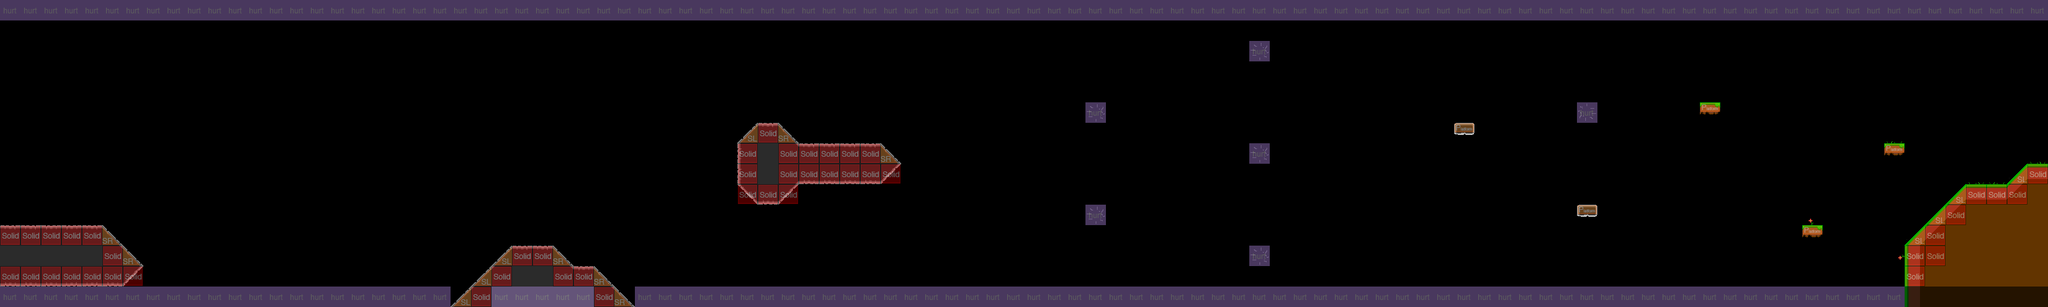

This is a level from a 2D game, rendered from its Tiled map with the project's own tilesets. A one-line summary and the map file follow, with tile-layer data summarised:
An orthogonal 100x15 tile map with 32x32 px tiles, 4 tile layers (parallax_layer1, parallax_layer2, foreground, collision), 2 tilesets and 6 objects (2x coin, player, flyingenemy, levelchange, enemy2).

<map version="1.0" orientation="orthogonal" width="100" height="15" tilewidth="32" tileheight="32">
 <tileset firstgid="1" name="metatiles32x32" tilewidth="32" tileheight="32">
  <image source="../img/metatiles32x32.png" width="192" height="64" />
  <tile id="0">
   <properties>
    <property name="type" value="solid" />
   </properties>
  </tile>
  <tile id="1">
   <properties>
    <property name="type" value="platform" />
   </properties>
  </tile>
  <tile id="2">
   <properties>
    <property name="type" value="lslope" />
   </properties>
  </tile>
  <tile id="3">
   <properties>
    <property name="type" value="rslope" />
   </properties>
  </tile>
  <tile id="4">
   <properties>
    <property name="type" value="ladder" />
   </properties>
  </tile>
  <tile id="5">
   <properties>
    <property name="type" value="breakable" />
   </properties>
  </tile>
  <tile id="6">
   <properties>
    <property name="prop" value="hurt" />
    <property name="type" value="solid" />
   </properties>
  </tile>
 </tileset>
 <tileset firstgid="13" name="map1tiles" tilewidth="32" tileheight="32">
  <image source="../img/map1tiles.png" width="320" height="64" />
 </tileset>
 <layer name="parallax_layer1" width="100" height="15">
  <properties>
   <property name="imagesrc" value="staticbgmt" />
  </properties>
  <data>[1500 cells, 0 non-empty, 0 distinct tile ids]</data>
 </layer>
 <layer name="parallax_layer2" width="100" height="15">
  <properties>
   <property name="imagesrc" value="testpar" />
  </properties>
  <data>[1500 cells, 0 non-empty, 0 distinct tile ids]</data>
 </layer>
 <layer name="foreground" width="100" height="15">
  <data>[1500 cells, 113 non-empty, 14 distinct tile ids]</data>
 </layer>
 <layer name="collision" width="100" height="15" opacity="0.37">
  <data>[1500 cells, 268 non-empty, 7 distinct tile ids]</data>
 </layer>
 <objectgroup name="player" width="100" height="15">
  <object name="player" x="73" y="302" width="34" height="44">
   <properties>
    <property name="image" value="char" />
   </properties>
  </object>
  <object name="flyingenemy" x="2364" y="114" width="33" height="27" />
  <object name="levelchange" x="3107" y="225" width="40" height="36">
   <properties>
    <property name="duration" value="250" />
    <property name="fade" value="#000000" />
    <property name="to" value="map5" />
   </properties>
  </object>
 </objectgroup>
 <objectgroup name="pickups" width="100" height="15">
  <object name="coin" x="679" y="190" width="16" height="18">
   <properties>
    <property name="image" value="coin" />
    <property name="spritewidth" value="16" />
   </properties>
  </object>
  <object name="coin" x="804" y="191" width="22" height="20">
   <properties>
    <property name="image" value="coin" />
    <property name="spritewidth" value="16" />
   </properties>
  </object>
 </objectgroup>
 <objectgroup name="enemies" width="100" height="15">
  <object name="enemy2" x="1017" y="98" width="33" height="27" />
 </objectgroup>
</map>
